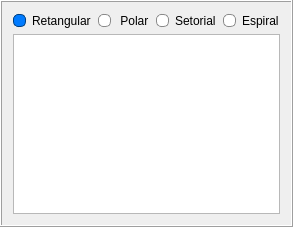
       <widget class="QFrame" name="frame">
        <property name="frameShape">
         <enum>QFrame::Shape::Box</enum>
        </property>
        <property name="frameShadow">
         <enum>QFrame::Shadow::Raised</enum>
        </property>
        <layout class="QGridLayout" name="gridLayout_6">
         <item row="0" column="0">
          <layout class="QGridLayout" name="gridLayout">
           <item row="0" column="0">
            <widget class="QRadioButton" name="radioButtonRetangular">
             <property name="styleSheet">
              <string notr="true">QRadioButton::indicator {
    width: 11px;
    height: 11px;
    border-radius: 5px; /* Aproximação de circular */
    background-color: #ffffff; /* Cor de fundo padrão */
    border: 1px solid #8a8a8a;
    transition: all 0.2s ease;
}

QRadioButton::indicator:hover {
    background-color: #cce6ff; /* Azul bem claro ao passar o mouse */
    border: 1px solid #8a8a8a;
    border-radius: 5px;
}

QRadioButton::indicator:checked {
    width: 11px;
    height: 11px;
    background-color: #007BFF; /* Azul vibrante */
    border: 1px solid #004080; /* Azul escuro para contraste */
    border-radius: 5px;
    box-shadow: inset 0px 4px 8px rgba(0, 0, 0, 0.5); /* Efeito 3D interno */
}
</string>
             </property>
             <property name="text">
              <string>Retangular</string>
             </property>
             <property name="checkable">
              <bool>true</bool>
             </property>
             <property name="checked">
              <bool>true</bool>
             </property>
            </widget>
           </item>
           <item row="0" column="1">
            <widget class="QRadioButton" name="radioButtonPolar">
             <property name="styleSheet">
              <string notr="true">QRadioButton::indicator {
    width: 11px;  
    height: 11px;
    border-radius: 5px; /* Circular, pois metade de 11 é aproximadamente 5 */
    background-color: #ffffff; /* Cor de fundo padrão */
    border: 1px solid #8a8a8a;
    transition: all 0.2s ease;
}

QRadioButton::indicator:hover {
    background-color: #aaff7f;
    border: 1px solid #8a8a8a;
    border-radius: 5px;
}

QRadioButton::indicator:checked {
    width: 11px;  
    height: 11px;
    background-color: #00ff00;
    border: 1px solid #65964b;
    border-radius: 5px;
    box-shadow: inset 0px 4px 8px rgba(255, 0, 0, 0.5);
}
</string>
             </property>
             <property name="text">
              <string> Polar</string>
             </property>
             <property name="checked">
              <bool>false</bool>
             </property>
            </widget>
           </item>
           <item row="0" column="2">
            <widget class="QRadioButton" name="radioButtonSetorial">
             <property name="styleSheet">
              <string notr="true">QRadioButton::indicator {
    width: 11px;
    height: 11px;
    border-radius: 5px; /* Aproximação de circular */
    background-color: #ffffff; /* Cor de fundo padrão */
    border: 1px solid #8a8a8a;
    transition: all 0.2s ease;
}

QRadioButton::indicator:hover {
    background-color: #ffcccc; /* Vermelho bem claro ao passar o mouse */
    border: 1px solid #8a8a8a;
    border-radius: 5px;
}

QRadioButton::indicator:checked {
    width: 11px;
    height: 11px;
    background-color: #FF0000; /* Vermelho vibrante */
    border: 1px solid #8B0000; /* Vermelho escuro para contraste */
    border-radius: 5px;
    box-shadow: inset 0px 4px 8px rgba(0, 0, 0, 0.5); /* Efeito 3D interno */
}
</string>
             </property>
             <property name="text">
              <string>Setorial</string>
             </property>
             <property name="checked">
              <bool>false</bool>
             </property>
            </widget>
           </item>
           <item row="0" column="3">
            <widget class="QRadioButton" name="radioButtonEspiral">
             <property name="enabled">
              <bool>true</bool>
             </property>
             <property name="styleSheet">
              <string notr="true">QRadioButton::indicator {
    width: 11px;
    height: 11px;
    border-radius: 5px; /* Aproximação de circular */
    background-color: #ffffff; /* Cor de fundo padrão */
    border: 1px solid #8a8a8a;
    transition: all 0.2s ease;
}

QRadioButton::indicator:hover {
    background-color: #FFD6FF; /* Magenta claro ao passar o mouse */
    border: 1px solid #8a8a8a;
    border-radius: 5px;
}

QRadioButton::indicator:checked {
    width: 11px;
    height: 11px;
    background-color: #FF00FF; /* Magenta vibrante */
    border: 1px solid #990099; /* Magenta escuro para contraste */
    border-radius: 5px;
    box-shadow: inset 0px 4px 8px rgba(0, 0, 0, 0.5); /* Efeito 3D interno */
}</string>
             </property>
             <property name="text">
              <string>Espiral</string>
             </property>
             <property name="checked">
              <bool>false</bool>
             </property>
            </widget>
           </item>
          </layout>
         </item>
         <item row="1" column="0">
          <widget class="QGraphicsView" name="graphicsViewPreview">
           <property name="minimumSize">
            <size>
             <width>180</width>
             <height>180</height>
            </size>
           </property>
           <property name="maximumSize">
            <size>
             <width>300</width>
             <height>180</height>
            </size>
           </property>
          </widget>
         </item>
        </layout>
       </widget>
